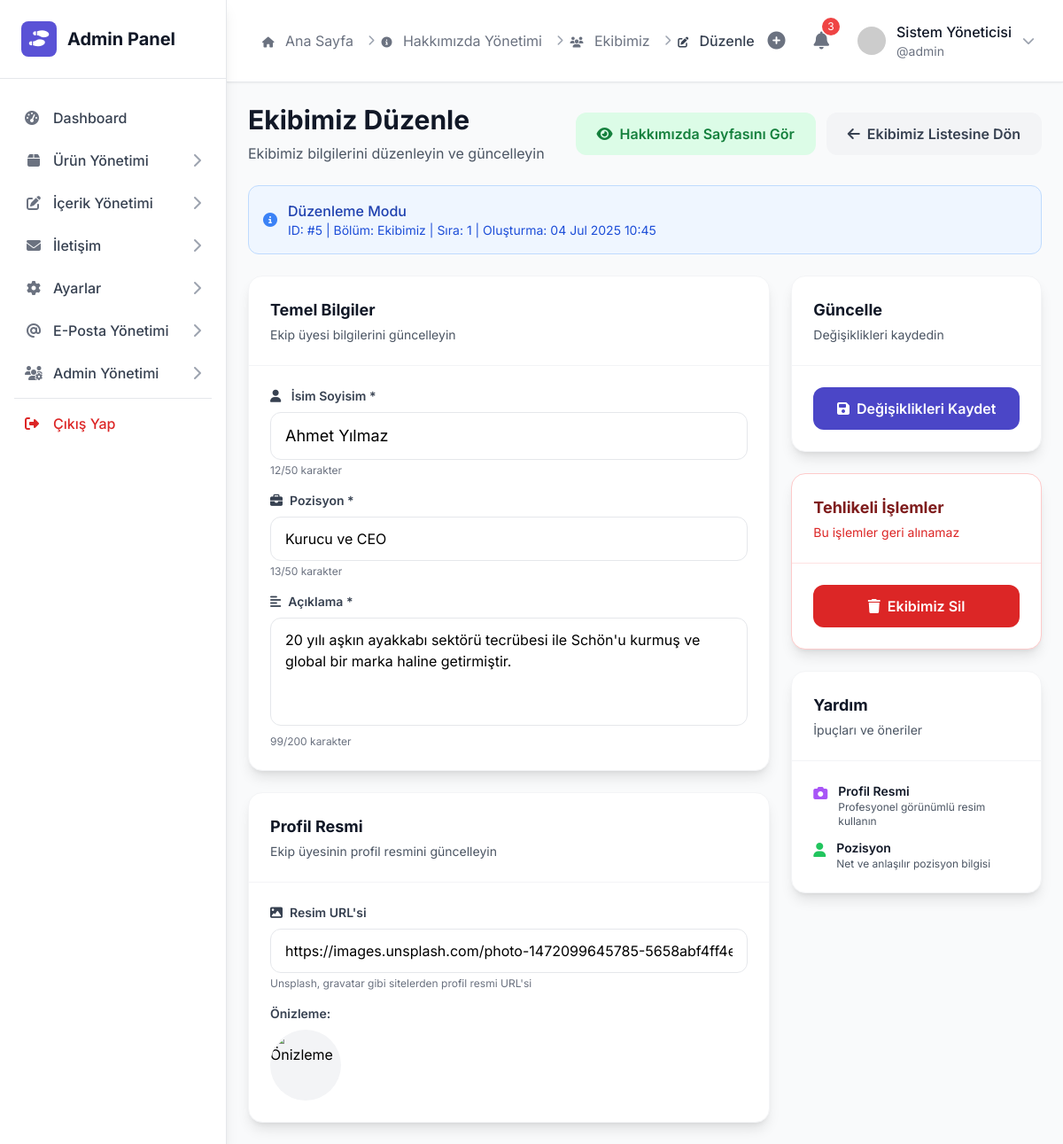
Page /admin/about-content-edit.php?id=5 (signed in) on the committed database.
### tables this page shows
CREATE TABLE IF NOT EXISTS `about_content_blocks` (
  `id` bigint(20) NOT NULL AUTO_INCREMENT,
  `section` text NOT NULL,
  `title` text DEFAULT NULL,
  `subtitle` text DEFAULT NULL,
  `content` text DEFAULT NULL,
  `image_url` text DEFAULT NULL,
  `icon` text DEFAULT NULL,
  `sort_order` int(11) DEFAULT 0,
  `created_at` timestamp NULL DEFAULT current_timestamp(),
  `updated_at` timestamp NULL DEFAULT current_timestamp() ON UPDATE current_timestamp(),
  PRIMARY KEY (`id`)
);

### admin/about-content-edit.php (the view, shortened to what the rows shown need)
<?php
require_once '../services/AboutService.php';
$content_id = intval($_GET['id'] ?? 0);
try {
    $aboutService = new AboutService();
    $content = $aboutService->getContentBlockById($content_id);
} catch (Exception $e) {
    set_flash_message('error', 'İçerik yüklenirken bir hata oluştu: ' . $e->getMessage());
    header('Location: about.php');
    exit;
}
$section = $content['section'];
$section_name = $section === 'values' ? 'Değerlerimiz' : 'Ekibimiz';
include 'includes/header.php';
?>
<div class="space-y-6">
    <div class="flex flex-col lg:flex-row lg:items-center lg:justify-between">
        <div>
            <h1 class="text-3xl font-bold text-gray-900 mb-2"><?= $section_name ?> Düzenle</h1>
            <p class="text-gray-600"><?= $section_name ?> bilgilerini düzenleyin ve güncelleyin</p>
        </div>
        <div class="mt-4 lg:mt-0 flex space-x-3">
            <a href="../about.php"
               target="_blank"
               class="inline-flex items-center px-6 py-3 bg-green-100 text-green-700 font-semibold rounded-xl hover:bg-green-200 transition-colors">
                <i class="fas fa-eye mr-2"></i>
                Hakkımızda Sayfasını Gör
            </a>
            <a href="about.php?tab=<?= $section ?>" class="inline-flex items-center px-6 py-3 bg-gray-100 text-gray-700 font-semibold rounded-xl hover:bg-gray-200 transition-colors">
                <i class="fas fa-arrow-left mr-2"></i>
                <?= $section_name ?> Listesine Dön
            </a>
        </div>
    </div>
    <div class="bg-blue-50 border border-blue-200 rounded-xl p-4">
        <div class="flex items-center">
            <div>
                <p class="text-blue-800 font-medium">Düzenleme Modu</p>
                <p class="text-blue-700 text-sm">
                    ID: #<?= $content['id'] ?> |
                    Bölüm: <?= $section_name ?> |
                    Sıra: <?= $content['sort_order'] ?> |
                    Oluşturma: <?= date('d M Y H:i', strtotime($content['created_at'])) ?>
                </p>
            </div>
        </div>
    </div>
    <form method="POST" class="space-y-6">
        <div class="grid grid-cols-1 lg:grid-cols-3 gap-6">
            <div class="lg:col-span-2 space-y-6">
                <div class="bg-white rounded-2xl shadow-lg border border-gray-100 overflow-hidden">
                    <div class="p-6 space-y-4">
                        <div>
                            <label for="title" class="block text-sm font-semibold text-gray-700 mb-2">
                                <i class="fas <?= $section === 'values' ? 'fa-star' : 'fa-user' ?> mr-2"></i>
                                <?= $section === 'values' ? 'Değer Adı' : 'İsim Soyisim' ?> *
                            </label>
                            <input type="text"
                                   id="title"
                                   name="title"
                                   required
                                   value="<?= htmlspecialchars($_POST['title'] ?? '') ?>"
                                   placeholder="<?= $section === 'values' ? 'Örn: Kalite' : 'Örn: Ahmet Yılmaz' ?>"
                                   class="w-full px-4 py-3 border border-gray-200 rounded-xl focus:ring-2 focus:ring-primary-500 focus:border-primary-500 transition-colors text-lg">
                        </div>
                        <div>
                            <label for="content" class="block text-sm font-semibold text-gray-700 mb-2">
                                <i class="fas fa-align-left mr-2"></i>Açıklama *
                            </label>
                            <textarea id="content"
                                      name="content"
                                      required
                                      rows="4"
                                      placeholder="<?= $section === 'values' ? 'Değerinizin açıklaması...' : 'Ekip üyesinin kısa özgeçmişi...' ?>"
                                      class="w-full px-4 py-3 border border-gray-200 rounded-xl focus:ring-2 focus:ring-primary-500 focus:border-primary-500 transition-colors resize-none"><?= htmlspecialchars($_POST['content'] ?? '') ?></textarea>
                        </div>
                    </div>
                </div>
            </div>
            <div class="space-y-6">
                <div class="bg-white rounded-2xl shadow-lg border border-red-200 overflow-hidden">
                    <div class="p-6">
                        <form method="POST" action="about.php" onsubmit="return confirm('Bu içeriği silmek istediğinizden emin misiniz? Bu işlem geri alınamaz!')">
                            <button type="submit"
                                    class="w-full bg-red-600 text-white font-semibold py-3 px-6 rounded-xl hover:bg-red-700 transition-colors flex items-center justify-center">
                                <i class="fas fa-trash mr-2"></i>
                                <?= $section_name ?> Sil
                            </button>
                        </form>
                    </div>
                </div>
            </div>
        </div>
    </form>
</div>
<?php
include 'includes/footer.php';
?>

### rows in the picture
about_content_blocks: section "Ekibimiz", id "5", sort_order "1", created_at "04 Jul 2025 10:45", title "Ahmet Yılmaz", content "20 yılı aşkın ayakkabı sektörü tecrübesi ile Schön'u kurmuş ve global bir marka haline getirmiştir."

### other values in the picture
$item['title'] "Dashboard"
$item['title'] "Ürün Yönetimi"
$item['title'] "İçerik Yönetimi"
$item['title'] "İletişim"
$item['title'] "Ayarlar"
$item['title'] "E-Posta Yönetimi"
$item['title'] "Admin Yönetimi"
$crumb['title'] "Ana Sayfa"
$crumb['title'] "Hakkımızda Yönetimi"
$crumb['title'] "Ekibimiz"
$crumb['title'] "Düzenle"
$admin_info['full_name'] "Sistem Yöneticisi"
$admin_info['username'] "admin"
